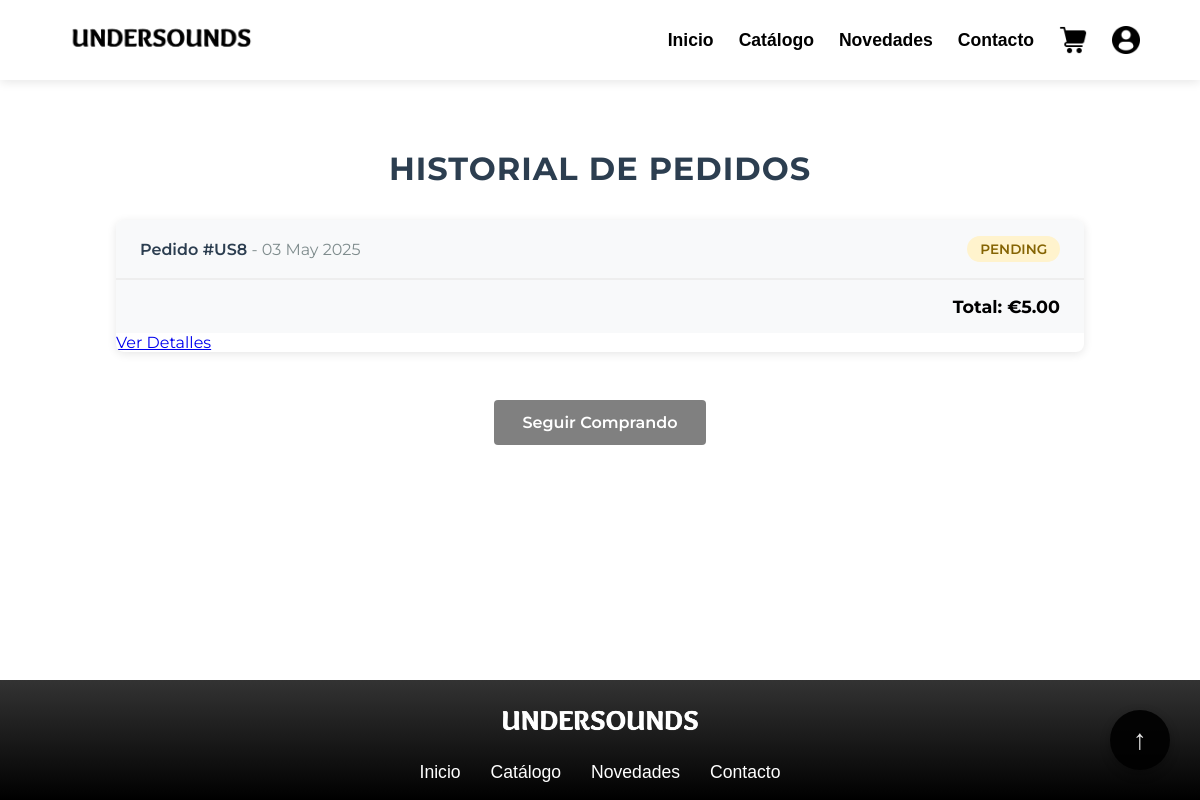
The page /user/historial_compras/ (signed in) on the database its author committed.
### user/models.py (models this page shows, shortened)
class User(AbstractUser):
    ROLE_CHOICES = (
        ('user', 'User'),
        ('artist', 'Artist'),
    )
    role = models.CharField(max_length=10, choices=ROLE_CHOICES, default='user')
    credit_card_number = models.CharField(max_length=16, blank=True, null=True)
    credit_card_expiry = models.DateField(blank=True, null=True)
    created_at = models.DateTimeField(auto_now_add=True)
    avatar = models.ImageField(upload_to='avatars/', default='avatars/usuario.png')
    backend = models.CharField(max_length=255, default='django.contrib.auth.backends.ModelBackend')
    artist_name = models.CharField(max_length=255, blank=True, null=True)
    artist_type = models.CharField(max_length=50, blank=True, null=True)
    bio = models.TextField(max_length=500, blank=True, null=True)
    genre = models.CharField(max_length=50, blank=True, null=True)
    country = models.CharField(max_length=100, blank=True, null=True)
    songs = models.ManyToManyField('music.Song', related_name='artists', blank=True)
    albums = models.ManyToManyField('music.Album', related_name='artists', blank=True)
    class Meta:
        app_label = 'user'

### model/store/store_models.py (models this page shows, shortened)
class Order(models.Model):
    STATUS_CHOICES = [
        ('pending', 'Pending'),
        ('completed', 'Completed'),
        ('cancelled', 'Cancelled'),
    ]
    user = models.ForeignKey(settings.AUTH_USER_MODEL, on_delete=models.CASCADE, related_name='orders')
    status = models.CharField(max_length=20, choices=STATUS_CHOICES, default='pending')
    created_at = models.DateTimeField(auto_now_add=True)
    updated_at = models.DateTimeField(auto_now=True)
    @property
    def total(self):
        return sum(item.subtotal() for item in self.items.all())
    class Meta:
        app_label = 'store'
        ordering = ['-created_at']

class OrderItem(models.Model):
    order = models.ForeignKey('Order', on_delete=models.CASCADE, related_name='items')
    song = models.ForeignKey(Song, on_delete=models.PROTECT)
    price = models.DecimalField(max_digits=8, decimal_places=2)
    quantity = models.PositiveIntegerField(default=1)
    class Meta:
        app_label = 'store'  # Asegúrate que coincida con tu aplicación
    def subtotal(self):
        return self.price * self.quantity

### view/user/views.py (the view)
# urls.py: path('user/historial_compras/', order_history, name='historial_compras'),
@login_required
def order_history(request):
    order = Order.objects.filter(user=request.user).order_by('-created_at')
    return render(request, 'historial_compras.html', {'orders': order})

### view/user/templates/historial_compras.html (shortened to what this page needs)
{% extends 'base.html' %}
{% load static %}
{% load humanize %}
{% block extra_css %}
    <link rel="stylesheet" href="{% static 'user/css/compras.css' %}">
{% endblock %}
{% block content %}
<div class="history-container">
    <h1 class="history-title">HISTORIAL DE PEDIDOS</h1>
    {% if orders %}
        {% for order in orders %}
        <div class="purchase-card">
            <div class="purchase-header">
                <div>
                    <span class="purchase-id">Pedido #US{{ order.id }}</span>
                    <span class="purchase-date"> - {{ order.created_at|date:"d F Y" }}</span>
                </div>
                <span class="purchase-status status-{{ order.status|lower }}">{{ order.get_status_display }}</span>
            </div>
            <div class="purchase-total">
                Total: €{{ order.total|intcomma }}
            </div>
            <div class="order-actions">
                <a href="{% url 'order_detail' order.id %}" class="btn-details">Ver Detalles</a>
            </div>
        </div>
        {% endfor %}
    {% endif %}
    <div style="text-align: center; margin-top: 2rem;">
        <a href="{% url 'catalogo' %}" class="btn">Seguir Comprando</a>
    </div>
</div>
{% endblock %}

### view/templates/includes/header_user.html (shortened to what this page needs)
{% load static %}
{% block extra_css %}
<link rel="stylesheet" href="{% static 'css/header_user.css' %}">
{% endblock %}
<header class="header">
    <div class="logo">
        <a href="{% url 'inicio' %}">
            <img src="{% static 'images/black_logo.png' %}" alt="Undersounds logo">
        </a>
    </div>
    <nav class="navbar">
        <ul class="nav-links">
            <li><a href="{% url 'inicio' %}">Inicio</a></li>
            <li><a href="{% url 'catalogo' %}">Catálogo</a></li>
            <li><a href="{% url 'novedades' %}">Novedades</a></li>
            <li><a href="{% url 'contacto' %}">Contacto</a></li>
            <li>
                <a href="{% url 'carrito' %}" class="icon-link">
                    <img src="{% static 'images/carrito.png' %}" alt="Carrito" class="nav-icon">
                </a>
            </li>
            <li class="profile-dropdown" id="profileDropdown">
                <a href="#" onclick="toggleDropdown(event)" class="icon-link">
                    {% if request.user.avatar %}
                        <img src="{{ request.user.avatar.url }}" alt="Perfil" class="nav-icon">
                    {% endif %}
                </a>
            </li>
        </ul>
    </nav>
</header>

### view/static/css/style.css (style rules this page uses)
* { box-sizing: border-box; }
body { margin: 0; padding: 0; padding-top: 80px; min-height: 100vh; display: flex; flex-direction: column; font-family: Arial, sans-serif; }

### view/static/user/css/compras.css (style rules this page uses)
.history-container { max-width: 1000px; margin: 2rem auto; padding: 1rem; font-family: 'Montserrat', sans-serif; }
.history-title { font-size: 2rem; font-weight: 700; color: #2c3e50; margin-bottom: 2rem; text-align: center; text-transform: uppercase; letter-spacing: 1px; }
.purchase-card { background: white; border-radius: 8px; box-shadow: 0 2px 10px rgba(0, 0, 0, 0.1); margin-bottom: 2rem; overflow: hidden; }
.purchase-header { display: flex; justify-content: space-between; align-items: center; padding: 1rem 1.5rem; background: #f8f9fa; border-bottom: 1px solid #eee; }
.purchase-id { font-weight: 600; color: #2c3e50; }
.purchase-date { color: #7f8c8d; }
.purchase-status { padding: 0.3rem 0.8rem; border-radius: 20px; font-size: 0.85rem; font-weight: 600; text-transform: uppercase; }
.status-pending { background: #fff3cd; color: #856404; }
.purchase-total { padding: 1rem 1.5rem; text-align: right; font-weight: 700; font-size: 1.1rem; background: #f8f9fa; border-top: 1px solid #eee; }
.btn { display: inline-block; padding: 0.8rem 1.8rem; background: grey; color: white; text-decoration: none; border-radius: 4px; font-weight: 600; transition: all 0.3s ease; border: none; cursor: pointer; margin-top: 1rem; }

### view/static/css/header_user.css (style rules this page uses)
.header { width: 100%; height: 80px; background-color: white; padding: 0 5%; box-shadow: 0 2px 10px rgba(0,0,0,0.1); display: flex; justify-content: space-between; align-items: center; position: fixed; top: 0; left: 0; z-index: 1000; }
.logo img { height: 50px; width: auto; transition: transform 0.3s ease; }
.navbar { display: flex; align-items: center; }
.nav-links { display: flex; list-style: none; margin: 0; padding: 0; align-items: center; gap: 25px; }
.nav-links a { text-decoration: none; color: #000; font-weight: 600; font-size: 1.1rem; white-space: nowrap; transition: color 0.3s ease; padding: 8px 0; position: relative; }
.nav-links a::after { content: ''; position: absolute; bottom: 0; left: 0; width: 0; height: 2px; background-color: #1db954; transition: width 0.3s ease; }
.profile-dropdown { position: relative; display: inline-block; border-radius: 50%; object-fit: cover; }
.icon-link { display: flex; align-items: center; gap: 8px; }
.nav-icon { width: 28px; height: 28px; object-fit: contain; transition: transform 0.3s ease; }

### rows shown on the page
User: user.avatar (picture)
Order: id "8", created_at "03 May 2025", status "PENDING", total "5.00"
